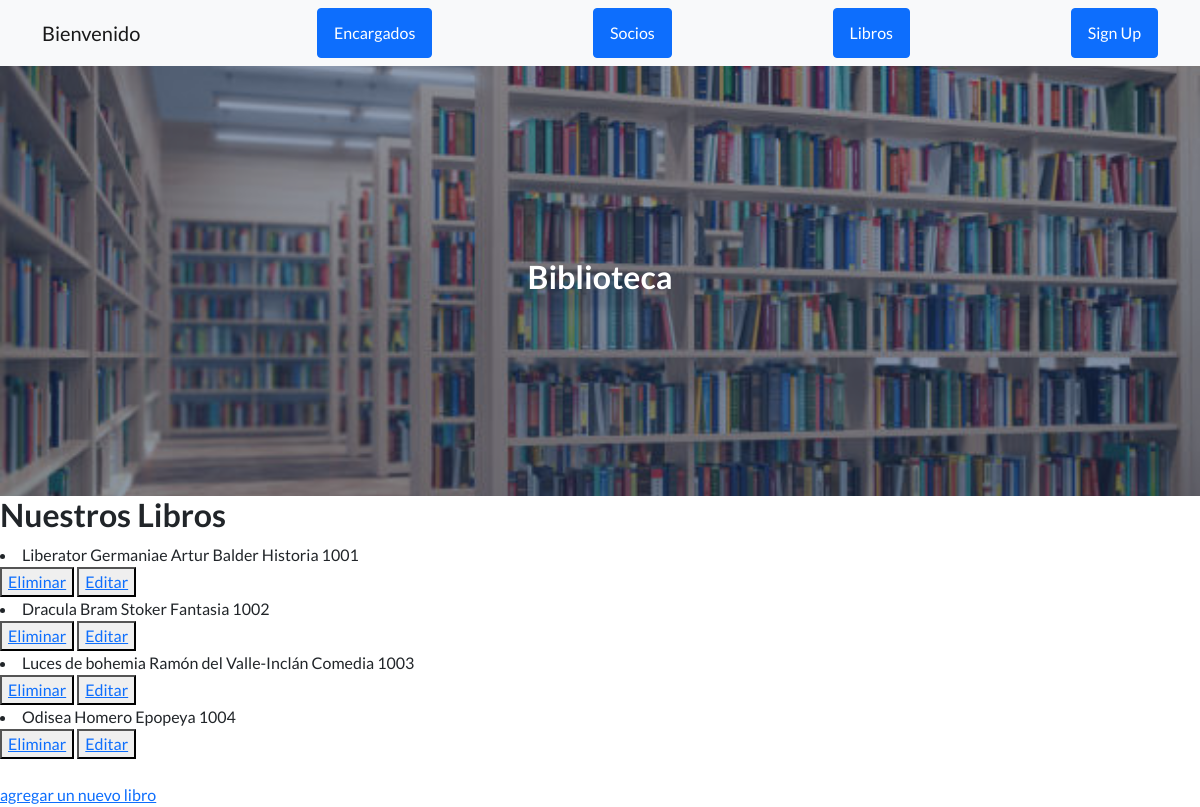
The app's page /app_biblioteca/leer_libros/, older data.
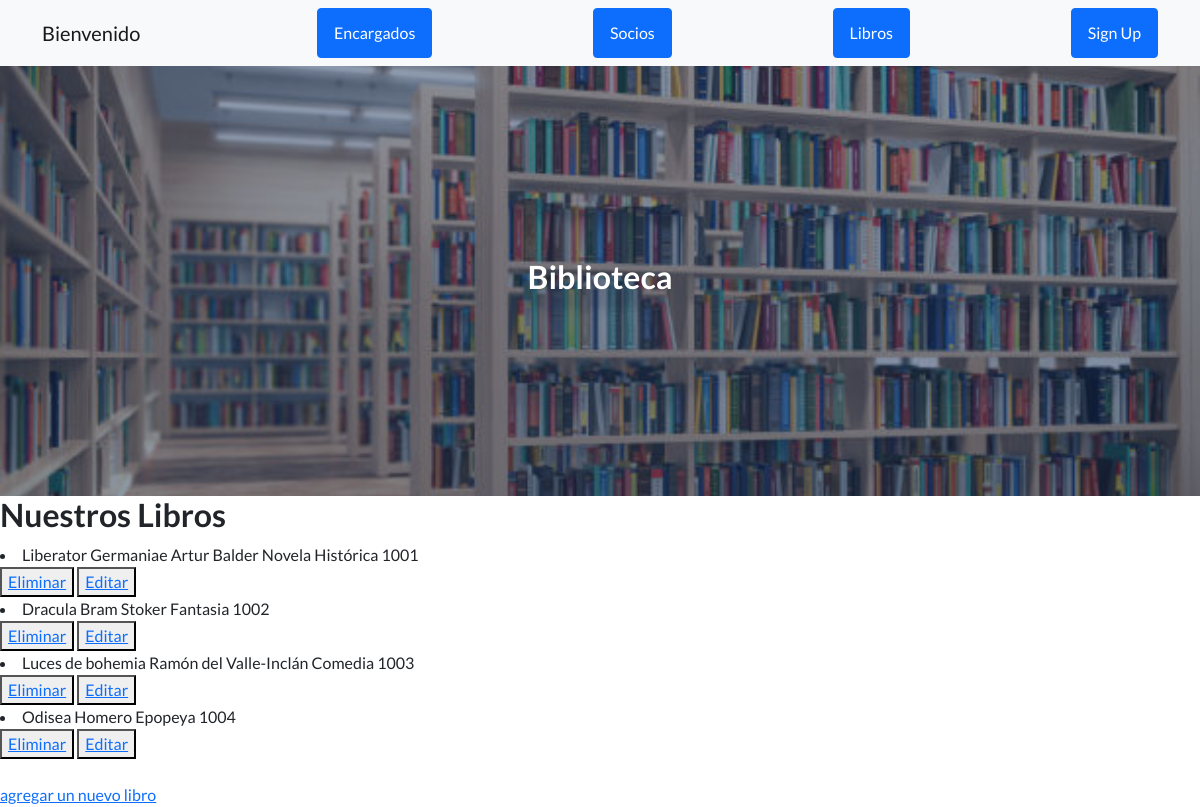
The same page, newer data.
### app_biblioteca/models.py (models this page shows)
class Libro(models.Model):
    titulo=models.CharField(max_length=50)
    autor=models.CharField(max_length=50)
    genero=models.CharField(max_length=50)
    codigo=models.IntegerField()
    def __str__(self):
        return self.titulo+' '+self.autor+' '+self.genero+' '+str(self.codigo)

### app_biblioteca/views.py (the view)
# urls.py: path('leer_libros/', leer_libros, name='leer_libros'),
def leer_libros(request):
    libros = Libro.objects.all()
    return render(request, 'app_biblioteca/leer_libros.html',{'libros':libros})

### app_biblioteca/templates/app_biblioteca/leer_libros.html (shortened to what this page needs)
{% extends 'app_biblioteca/inicio.html' %}
{% load static %}
{% block titulo %}
<h2>Biblioteca</h2>
{% endblock %}
{% block contenido_que_cambia %}
<h2>Nuestros Libros</h2>
{% for libro in libros %}
    <li>{{ libro }}</li>
    <button>
        <a href="{% url 'eliminar_libro' libro.codigo %}">Eliminar</a>
    </button>
    <button>
        <a href="{% url 'editar_libro' libro.codigo %}">Editar</a>
    </button>
{% endfor %}
<br>
<a href="{% url 'ingreso_libros' %}">agregar un nuevo libro</a>
</body>
{% endblock %}

Row changes from the older to the newer data that the page shows:
changed Libro: titulo+autor+genero "Liberator Germaniae Artur Balder Historia 1001" → "Liberator Germaniae Artur Balder Novela Histórica 1001"
